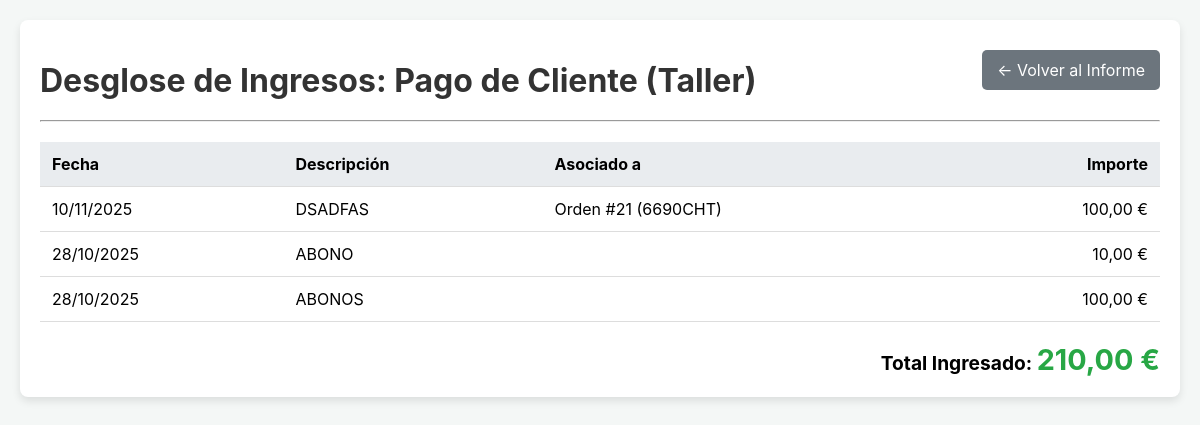
Before: /informe-ingresos/desglose/Taller/ (signed in) with the older database file.
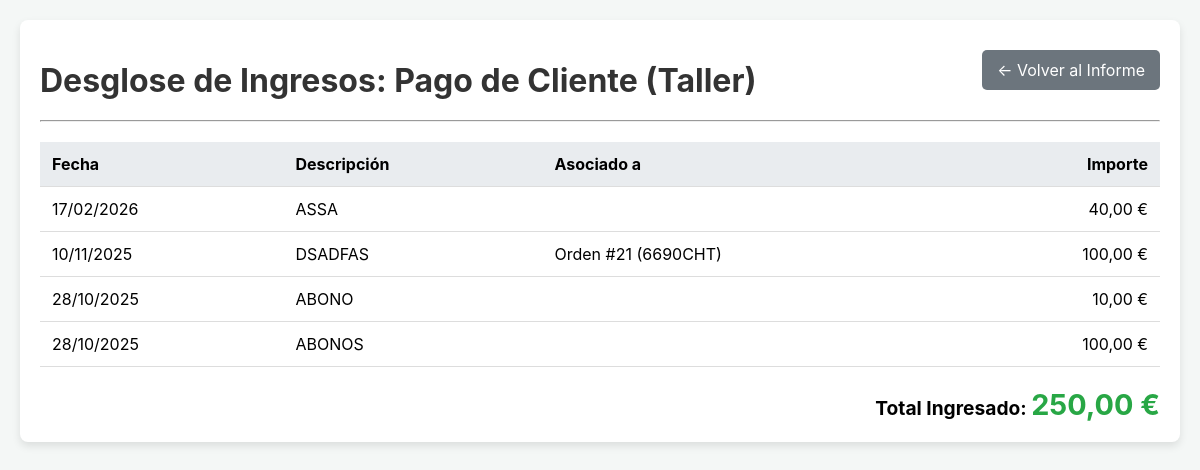
After: the same page with the newer database file.
### taller/models.py (models this page shows, shortened)
class Ingreso(models.Model):
    CATEGORIA_CHOICES = [
        ('Taller', 'Pago de Cliente (Taller)'),
        ('Grua', 'Servicio de Grúa'),
        ('Otras Ganancias', 'Otras Ganancias'),
        ('Otros', 'Otros Ingresos'),
    ]
    METODO_PAGO_CHOICES = [
        ('EFECTIVO', 'Efectivo (Caja)'),
        ('CUENTA_ERIKA', 'Cuenta Erika (Compartida)'),
        ('CUENTA_TALLER', 'Cuenta Taller (Nueva)'),
    ]
    metodo_pago = models.CharField(max_length=20, choices=METODO_PAGO_CHOICES, default='EFECTIVO')
    fecha = models.DateField(default=timezone.now)
    categoria = models.CharField(max_length=30, choices=CATEGORIA_CHOICES)
    importe = models.DecimalField(max_digits=10, decimal_places=2)
    descripcion = models.CharField(max_length=255)
    orden = models.ForeignKey(OrdenDeReparacion, on_delete=models.SET_NULL, null=True, blank=True)
    es_tpv = models.BooleanField(default=False)

class OrdenDeReparacion(models.Model):
    cliente = models.ForeignKey(Cliente, on_delete=models.CASCADE)
    vehiculo = models.ForeignKey(Vehiculo, on_delete=models.CASCADE)
    fecha_entrada = models.DateTimeField(auto_now_add=True)
    problema = models.TextField()
    presupuesto_origen = models.OneToOneField('Presupuesto', on_delete=models.SET_NULL, null=True, blank=True, related_name='orden_generada')
    ESTADO_CHOICES = [
        ('Recibido', 'Recibido'),
        ('En Diagnostico', 'En Diagnóstico'),
        ('Esperando Piezas', 'Esperando Piezas'),
        ('En Reparacion', 'En Reparación'),
        ('Listo para Recoger', 'Listo para Recoger'),
        ('Entregado', 'Entregado'),
    ]
    estado = models.CharField(max_length=20, choices=ESTADO_CHOICES, default='Recibido')

class Vehiculo(models.Model):
    matricula = models.CharField(max_length=20, unique=True)
    marca = models.CharField(max_length=50)
    modelo = models.CharField(max_length=50)
    kilometraje = models.IntegerField(default=0)
    cliente = models.ForeignKey(Cliente, on_delete=models.CASCADE)

### taller/views.py (the view)
# urls.py: path('informe-ingresos/desglose/<path:categoria>/', views.informe_ingresos_desglose, name='informe_ingresos_desglose'),
@login_required
def informe_ingresos_desglose(request, categoria):
    ingresos_qs = Ingreso.objects.select_related('orden__vehiculo')
    categoria_display_map = dict(Ingreso.CATEGORIA_CHOICES); categoria_interna = categoria
    titulo = f"Desglose de Ingresos: {categoria_display_map.get(categoria_interna, categoria_interna)}"; ingresos_qs = ingresos_qs.filter(categoria__iexact=categoria_interna)
    ano_seleccionado = request.GET.get('ano'); mes_seleccionado = request.GET.get('mes')
    if ano_seleccionado:
        try: ingresos_qs = ingresos_qs.filter(fecha__year=int(ano_seleccionado))
        except (ValueError, TypeError): ano_seleccionado = None
    if mes_seleccionado:
        try:
            mes = int(mes_seleccionado)
            if 1 <= mes <= 12: ingresos_qs = ingresos_qs.filter(fecha__month=mes)
            else: mes_seleccionado = None
        except (ValueError, TypeError): mes_seleccionado = None
    total_desglose = ingresos_qs.aggregate(total=Sum('importe'))['total'] or Decimal('0.00')
    ingresos_desglose = ingresos_qs.order_by('-fecha', '-id')
    context = { 'titulo': titulo, 'ingresos_desglose': ingresos_desglose, 'total_desglose': total_desglose, 'ano_seleccionado': ano_seleccionado, 'mes_seleccionado': mes_seleccionado, 'categoria_original_url': categoria }
    return render(request, 'taller/informe_ingresos_desglose.html', context)

### taller/templates/taller/informe_ingresos_desglose.html (shortened to what this page needs)
<!DOCTYPE html>
{% load static %}
<html lang="es">
<head>
    <link rel="stylesheet" href="{% static 'taller/css/main.css' %}">
    <link rel="stylesheet" href="{% static 'taller/css/responsive.css' %}">
</head>
<body>
    <div class="container">
        <div class="header">
            <h1>{{ titulo }}</h1>
            <a href="{% url 'informe_ingresos' %}?ano={{ ano_seleccionado|default:'' }}&mes={{ mes_seleccionado|default:'' }}" class="back-btn">← Volver al Informe</a>
        </div>
        <hr>
        <table class="detail-table">
            <thead>
                <tr>
                    <th>Fecha</th>
                    <th>Descripción</th>
                    <th>Asociado a</th>
                    <th style="text-align: right;">Importe</th>
                </tr>
            </thead>
            <tbody>
                {% for ingreso in ingresos_desglose %}
                    <tr>
                        <td>{{ ingreso.fecha|date:"d/m/Y" }}</td>
                        <td>{{ ingreso.descripcion }}</td>
                        <td>
                            {% if ingreso.orden %}
                                Orden #{{ ingreso.orden.id }} ({{ingreso.orden.vehiculo.matricula}})
                            {% endif %}
                        </td>
                        <td style="text-align: right;">{{ ingreso.importe|floatformat:2 }} €</td>
                    </tr>
                {% empty %}
                    <tr>
                        <td colspan="4" style="text-align: center; padding: 20px;">No hay ingresos que mostrar.</td>
                    </tr>
                {% endfor %}
            </tbody>
        </table>
        <div class="total-summary">
            Total Ingresado: <strong>{{ total_desglose|floatformat:2 }} €</strong>
        </div>
    </div>
</body>
</html>

Changed rows visible on the page:
added Ingreso: fecha "17/02/2026", descripcion "ASSA", importe "40,00"
Other visible differences:
{{ total_desglose|floatformat:2 }}: "210,00" → "250,00"
